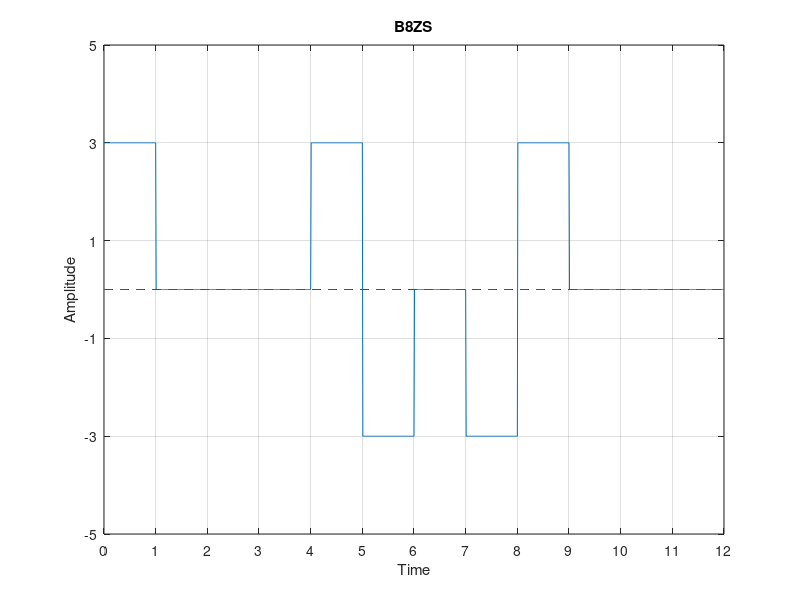

Recreate this plot in MATLAB.
clear all;close all;clc;

bits = [1 0 0 0 0 0 0 0 0 0 0 0];
voltage = 3;

zero_cnt = 0;
prv_nonzero_voltage = -voltage;
for i = 1 : length(bits)
    if bits(i) == 0
        zero_cnt = zero_cnt + 1;
    else
        modulated(i) = -prv_nonzero_voltage;
        prv_nonzero_voltage = -prv_nonzero_voltage;
        zero_cnt = 0;
    endif
    if zero_cnt == 8
        modulated(i-4) = prv_nonzero_voltage;
        modulated(i-3) = -prv_nonzero_voltage;
        modulated(i-1) = -prv_nonzero_voltage;
        modulated(i) = prv_nonzero_voltage;
        zero_cnt = 0;
    elseif bits(i) == 0
        modulated(i) = 0
   endif
endfor

bit_duration = 1;
fs = 100;
Total_time = length(bits) * bit_duration;   # time needed to send whole data
time = 0: 1/fs: Total_time;

idx = 1;
for i = 1 : length(time)
    signal(i) = modulated(idx);
    if time(i) / bit_duration >= idx
        idx = idx + 1;
    endif
endfor

# ploting
plot(time, signal);
xticks([0: bit_duration: Total_time]);
yticks([-voltage-2: 2: voltage+2]);
ylim([-voltage-2, voltage+2]);
xlim([0, Total_time]);
grid on;
title("B8ZS");
xlabel("Time");
ylabel("Amplitude");
line ([0, Total_time], [0 0], "linestyle", "--", "color", "r");





%Demodulation
idx = 1;
prv_nonzero_voltage = -voltage;
for i = 1 : length(time)
    if time(i)/bit_duration >= idx
        data = signal(i);

        if data == 0
            demodulated(idx) = 0;
        elseif (data == prv_nonzero_voltage)
            demodulated(idx) = 0;
            demodulated(idx+1) = 0;
            demodulated(idx+3) = 0;
            demodulated(idx+4) = 0;

            idx = idx + 4;
        else
            demodulated(idx) = 1;
            prv_nonzero_voltage = -prv_nonzero_voltage;
        endif
        idx = idx + 1;
    endif
endfor

disp("Orginal bits:");
disp(bits);

disp("Demodulation:");
disp(demodulated);

